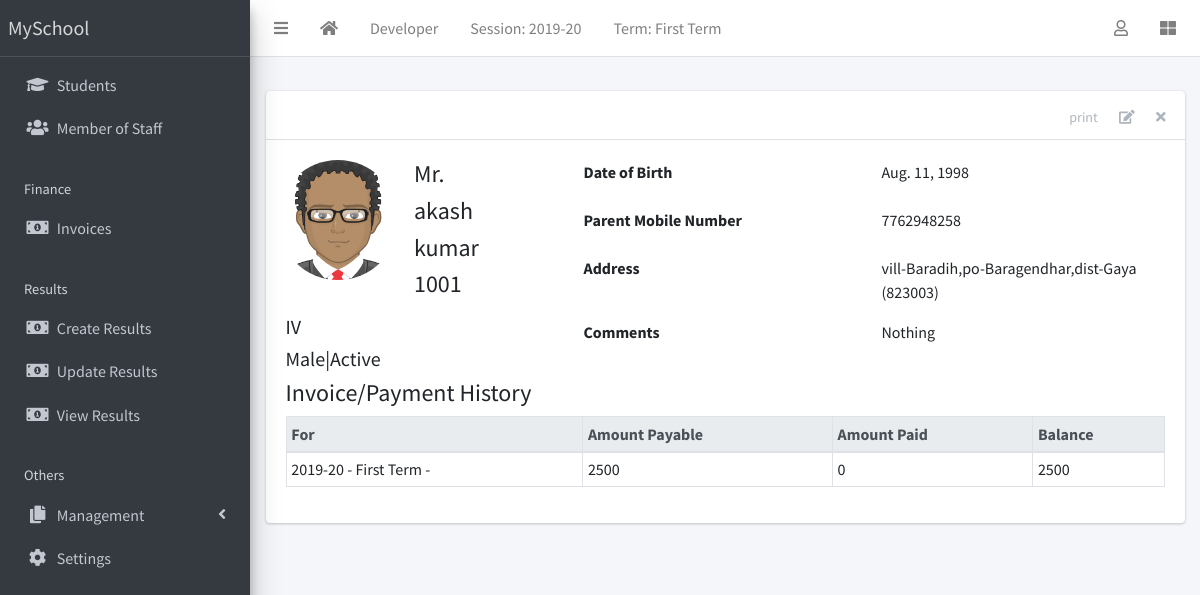
The page /student/1/ (signed in) on the database its author committed.
### corecode/models.py (models this page shows)
class AcademicSession(models.Model):
    name = models.CharField(max_length=200,unique=True)
    current = models.BooleanField()
    class Meta:
        ordering = ['-name']
    def __str__(self):
        return self.name

class AcademicTerm(models.Model):
    name = models.CharField(max_length=20,unique=True)
    current = models.BooleanField()
    class Meta:
        ordering = ['name']
    def __str__(self):
        return self.name

class StudentClass(models.Model):
    name = models.CharField(max_length=200, unique=True)
    class Meta:
        verbose_name = "Class"
        verbose_name_plural = 'Classes'
        ordering = ['name']
    def __str__(self):
        return self.name

### students/models.py (models this page shows, shortened)
class Student(models.Model):
    STATUS = [
        ('active','Active'),
        ('inactive','Inactive')
    ]
    GENDER = [
        ('male','Male'),
        ('female','Female')
    ]
    current_status = models.CharField(max_length=10,default='active',choices=STATUS)
    registration_number =models.CharField(max_length=200,unique=True)
    surname = models.CharField(max_length=200,blank=True)
    firstname = models.CharField(max_length=200)
    other_name = models.CharField(max_length=200,blank=True)
    gender = models.CharField(max_length=10,choices=GENDER,default='male')
    date_of_birth = models.DateField(default=timezone.now)
    current_class = models.ForeignKey(StudentClass,on_delete=models.SET_NULL,blank=True,null=True)
    date_of_admission = models.DateField(default=timezone.now)
    parent_mobile_number = models.CharField(max_length=15,blank=True)
    address = models.TextField(blank=True)
    others = models.TextField(blank=True)
    passport = models.ImageField(blank=True,upload_to='Students/passports/')
    class Meta:
        ordering = ['surname','firstname','other_name']

### finance/models.py (models this page shows, shortened)
class Invoice(models.Model):
    student = models.ForeignKey(Student, on_delete=models.CASCADE)
    session = models.ForeignKey(AcademicSession,on_delete=models.CASCADE)
    term = models.ForeignKey(AcademicTerm, on_delete=models.CASCADE)
    class_for = models.ForeignKey(StudentClass, on_delete=models.CASCADE)
    balance_from_previous_term = models.IntegerField(default=0)
    status = models.CharField(max_length=20,choices=[('active','Active'),('closed','Closed')],default='active')
    class Meta:
        ordering = ['student','term']
    def balance(self):
        payable = self.total_amount_payable()
        paid = self.total_amount_paid()
        return payable-paid
    def amount_payable(self):
        items = InvoiceItem.objects.filter(invoice=self)
        total = 0
        for item in items:
            total += item.amount
        return total
    def total_amount_payable(self):
        return self.balance_from_previous_term + self.amount_payable()
    def total_amount_paid(self):
        receipts = Receipt.objects.filter(invoice=self)
        amount = 0
        for receipt in receipts:
            amount += receipt.amount_paid
        return amount

class InvoiceItem(models.Model):
    invoice = models.ForeignKey(Invoice,on_delete=models.CASCADE)
    description = models.CharField(max_length=200)
    amount = models.IntegerField()

### students/views.py (the view)
# urls.py: path('<int:pk>/',StudentDetailView.as_view(),name='student-detail'),
class StudentDetailView(LoginRequiredMixin, DetailView):
    model = Student
    template_name = 'students/student_detail.html'
    def get_context_data(self, **kwargs):
        context = super(StudentDetailView,self).get_context_data(**kwargs)
        context['payments'] = Invoice.objects.filter(student=self.object)
        return context

### corecode/context_processors.py (called while the page is built)
def site_defaults(request):
    current_session = AcademicSession.objects.get(current=True)
    current_term = AcademicTerm.objects.get(current=True)
    vals = SiteConfig.objects.all()
    contexts ={
        'current_session':current_session.name,
        'current_term':current_term.name
    }
    for val in vals:
        contexts[val.key] = val.value
    return contexts

### students/templates/students/student_detail.html
{% extends 'corecode/base.html' %}
{% load static %}
{% block content-header %}
  <div class="card-header">
    <div class="card-tools">
      <a href="#" class="btn btn-tool">print</a>
      <a href="{% url 'student-update' object.id %}" class="btn btn-tool"><i class="fas fa-edit"></i></a>
      <a href="{% url 'student-delete' object.id %}" class="btn btn-tool"><i class="fas fa-times"></i></a>
    </div>
  </div>
{% endblock %}
{% block content %}
<div class="row">
  <div class="col-4">
    <div class="row mb-2">
      {% if object.passport %}
        <img src="{{ object.passport.url }}"
        alt="passport img" class="float-left rounded-circle mr-3" style="width:120px; height:120px;">
      {% else %}
        <img src="{% static 'dist/img/avatar.png' %}"
        class="float-left rounded-circle mr-3" style="width:120px; height:120px;">
      {% endif %}
      <div class="float-right">
        <h4>{{ object.surname }}</h4>
        <h4>{{ object.firstname }}</h4>
        <h4>{{ object.other_name }}</h4>
        <h4>{{ object.registration_number }}</h4>
      </div>
    </div>
    <h5>{{ object.current_class }}</h5>
    <h5>{{object.get_gender_display }}|{{object.get_current_status_display }}</h5>
  </div>
  <div class="col-sm-8">
    <div>
      <div class="form-group border-bottem row">
        <label class="col">
          Date of Birth
        </label>
        <div class="col">
          {{ object.date_of_birth }}
        </div>
      </div>
      <div class="form-group border-bottem row">
        <label class="col">
          Parent Mobile Number
        </label>
        <div class="col">
          {{ object.parent_mobile_number }}
        </div>
      </div>
      <div class="form-group border-bottem row">
        <label class="col">
          Address
        </label>
        <div class="col">
          {{ object.address }}
        </div>
      </div>
      <div class="form-group border-bottem row">
        <label class="col">
          Comments
        </label>
        <div class="col">
          {{ object.others }}
        </div>
      </div>
    </div>
  </div>
</div>
<h4>Invoice/Payment History</h4>
{% if payments %}
  <table class="table table-sm table-bordered table-hover">
    <thead class="thead-light">
      <tr>
        <th>For</th>
        <th>Amount Payable</th>
        <th>Amount Paid</th>
        <th>Balance</th>
      </tr>
    </thead>
      <tbody>
        {% for payment in payments %}
        <tr class="clickable-row" data-href="#">
          <td>{{payment.session}} - {{payment.term}} - {{payments.class_for}}</td>
          <td>{{payment.total_amount_payable}}</td>
          <td>{{payment.total_amount_paid}}</td>
          <td>{{payment.balance}}</td>
        </tr>
        {% endfor %}
      </tbody>
    </table>
    {% else %}
      <p>There is no payment history for {{ object }}</p>
{% endif %}
{% endblock content %}

### corecode/templates/corecode/base.html (shortened to what this page needs)
{% load static %}
<!DOCTYPE html>
<html lang="en" dir="ltr">
  <head>
    <link href="https://stackpath.bootstrapcdn.com/bootstrap/4.5.0/css/bootstrap.min.css" rel="stylesheet">
    <link rel="stylesheet" href="{% static 'plugins/fontawesome-free/css/all.min.css' %}">
<link rel="stylesheet" href="{% static 'plugins/toastr/toastr.min.css' %}">
<link rel="stylesheet"
  href="{% static 'plugins/overlayScrollbars/css/OverlayScrollbars.min.css' %}">
<link rel="stylesheet" href="{% static 'plugins/DataTables/datatables.min.css' %}" />
<link rel="stylesheet" href="{% static 'dist/css/adminlte.min.css' %}">
  </head>
  <body class="hold-transition sidebar-mini layout-fixed layout-navbar-fixed layout-footer-fixed">
      <div class="wrapper">
        <nav class="main-header navbar navbar-expand navbar-white navbar-light">
          <ul class="navbar-nav">
            <li class="nav-item">
              <a class="nav-link" href="#" data-widget="pushmenu" role="button"><i class="fas fa-bars"></i></a>
            </li>
            <li class="nav-item d-none d-sm-inline-block">
              <a href="{% url 'home' %}" class="nav-link"><i class="fa fa-home"></i></a>
            </li>
            <li class="nav-item d-none d-sm-inline-block">
              <a href="{% url 'developer' %}" class="nav-link">Developer</a>
            </li>
            <li class="nav-item d-none d-sm-inline-block">
              <a href="{% url 'current-session'%}" class="nav-link">Session: {{current_session}}</a>
            </li>
            <li class="nav-item d-none d-sm-inline-block">
              <a href="{% url 'current-session' %}" class="nav-link">Term: {{current_term}}</a>
            </li>
          </ul>
          <ul class="navbar-nav ml-auto">
            <li class="nav-item dropdown">
              <a href="#" class="nav-link" data-toggle="dropdown">
                <i class="far fa-user"></i>
              </a>
            </li>
            <li class="nav-item">
              <a href="#" class="nav-link" data-widget="control-sidebar" data-side="true"
              role="button"><i class="fas fa-th-large"></i></a>
            </li>
          </ul>
        </nav>
        <aside class="main-sidebar sidebar-dark-primary elevation-4">
          <a href="#" class="brand-link">{{ school_name | default:"MySchool"}}</a>
          <div class="sidebar">
            <nav class="mt-2">
              <ul class="nav nav-pills nav-sidebar flex-column" data-widget="treeview" role="menu" data-accordion="false">
                <li class="nav-item">
                  <a href="{% url 'student-list' %}" class="nav-link">
                    <i class="nav-icon fas fa-graduation-cap"></i>
                    <p>Students</p>
                    </a>
                </li>
                <li class="nav-item">
                  <a href="{% url 'staff-list' %}" class="nav-link">
                    <i class="nav-icon fas fa-users"></i>
                    <p>Member of Staff</p>
                    </a>
                </li>
                <li class="nav-header">Finance</li>
                  <li class="nav-item">
                    <a href="{% url 'invoice-list' %}" class="nav-link">
                      <i class="nav-icon fas fa-money-bill-alt"></i>
                      <p>Invoices</p>
                      </a>
                  </li>
                  <li class="nav-header">Results</li>
                    <li class="nav-item">
                      <a href="{% url 'create-result' %}" class="nav-link">
                        <i class="nav-icon fas fa-money-bill-alt"></i>
                        <p>Create Results</p>
                        </a>
                    </li>
                    <li class="nav-item">
                      <a href="{% url 'edit-results' %}" class="nav-link">
                        <i class="nav-icon fas fa-money-bill-alt"></i>
                        <p>Update Results</p>
                        </a>
                    </li>
                    <li class="nav-item">
                      <a href="{% url 'view-results' %}" class="nav-link">
                        <i class="nav-icon fas fa-money-bill-alt"></i>
                        <p>View Results</p>
                        </a>
                    </li>
                    <li class="nav-header">Others</li>
                      <li class="nav-item has-treeview">
                        <a href="#" class="nav-link">
                          <i class="nav-icon fas fa-copy"></i>
                          <p>Management</p>
                          <i class="fas fa-angle-left right"></i>
                          </a>
                      </li>
                      <li class="nav-item">
                        <a href="{% url 'configs' %}" class="nav-link">
                          <i class="nav-icon fas fa-cog"></i>
                          <p>
                            Settings
                          </p>
                        </a>
                      </li>
                    </ul>
                  </nav>
                </div>
              </aside>
                <div class="content-wrapper">
                  <section class="content-header">
                  </section>
                  <section class="content">
                    <div class="container-fluid">
                      <div class="row">
                        <div class="col-md-12">
                          {% block fullcard %}
                          <div class="card">
                            {% block content-header %}{% endblock content-header %}
                            <div class="card-body">
                              <div class="row">
                                <div class="col">
                                  {% block content %}
                                  {% endblock content %}
                                </div>
                              </div>
                            </div>
                          </div>
                          {% endblock fullcard %}
                        </div>
                      </div>
                    </div>
                  </section>
                </div>
              </div>
            </body>
            </html>

### rows shown on the page
AcademicSession: name "2019-20"
AcademicTerm: name "First Term"
Student: surname "Mr.", firstname "akash", other_name "kumar", registration_number "1001", current_class "IV", gender "Male", current_status "Active", date_of_birth "Aug. 11, 1998", parent_mobile_number "7762948258", address "vill-Baradih,po-Baragendhar,dist-Gaya (823003)", others "Nothing"
Invoice: session "2019-20", term "First Term", total_amount_payable "2500", total_amount_paid "0", balance "2500"

### other values the page prints
{{ school_name | default:"MySchool" }} "MySchool"
